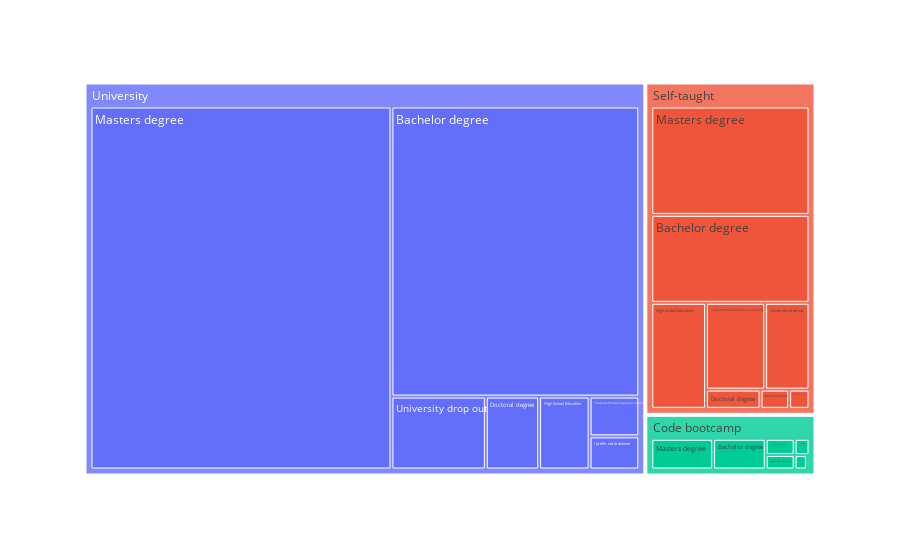

This figure's notebook cell:
### Code cell
fig = px.treemap(df2, path=['Way_Into_Tech','Education_Level',], values='Avg_Salary')
fig.show()

### Figure 1 — Plotly figure (JSON) as saved in the notebook; plotly's stock layout.template omitted (floating-point values rounded to 4 significant figures)
{"data": [{"branchvalues": "total", "domain": {"x": [0, 1], "y": [0, 1]}, "hovertemplate": "labels=%{label}<br>Avg_Salary=%{value}<br>parent=%{parent}<br>id=%{id}<extra></extra>", "ids": ["Code bootcamp/Bachelor degree", "Self-taught/Bachelor degree", "University/Bachelor degree", "Self-taught/Basic Education", "Code bootcamp/Doctoral degree", "Self-taught/Doctoral degree", "University/Doctoral degree", "Code bootcamp/High School Education", "Self-taught/High School Education", "University/High School Education", "Code bootcamp/I prefer not to answer", "Self-taught/I prefer not to answer", "University/I prefer not to answer", "Code bootcamp/Masters degree", "Self-taught/Masters degree", "University/Masters degree", "Code bootcamp/Trade/technical/vocational training", "Self-taught/Trade/technical/vocational training", "University/Trade/technical/vocational training", "Code bootcamp/University drop out", "Self-taught/University drop out", "University/University drop out", "Code bootcamp", "Self-taught", "University"], "labels": ["Bachelor degree", "Bachelor degree", "Bachelor degree", "Basic Education", "Doctoral degree", "Doctoral degree", "Doctoral degree", "High School Education", "High School Education", "High School Education", "I prefer not to answer", "I prefer not to answer", "I prefer not to answer", "Masters degree", "Masters degree", "Masters degree", "Trade/technical/vocational training", "Trade/technical/vocational training", "Trade/technical/vocational training", "University drop out", "University drop out", "University drop out", "Code bootcamp", "Self-taught", "University"], "name": "", "parents": ["Code bootcamp", "Self-taught", "University", "Self-taught", "Code bootcamp", "Self-taught", "University", "Code bootcamp", "Self-taught", "University", "Code bootcamp", "Self-taught", "University", "Code bootcamp", "Self-taught", "University", "Code bootcamp", "Self-taught", "University", "Code bootcamp", "Self-taught", "University", "", "", ""], "type": "treemap", "values": [1284000, 6149500, 29728700, 242500, 30000, 462500, 1607000, 332500, 2561900, 1521000, 140000, 172500, 681900, 1507500, 7575700, 45168500, 372800, 2268800, 817500, 192500, 1702000, 2845700, 3859300, 21135400, 82370300]}], "layout": {"legend": {"tracegroupgap": 0}, "margin": {"t": 60}}}
